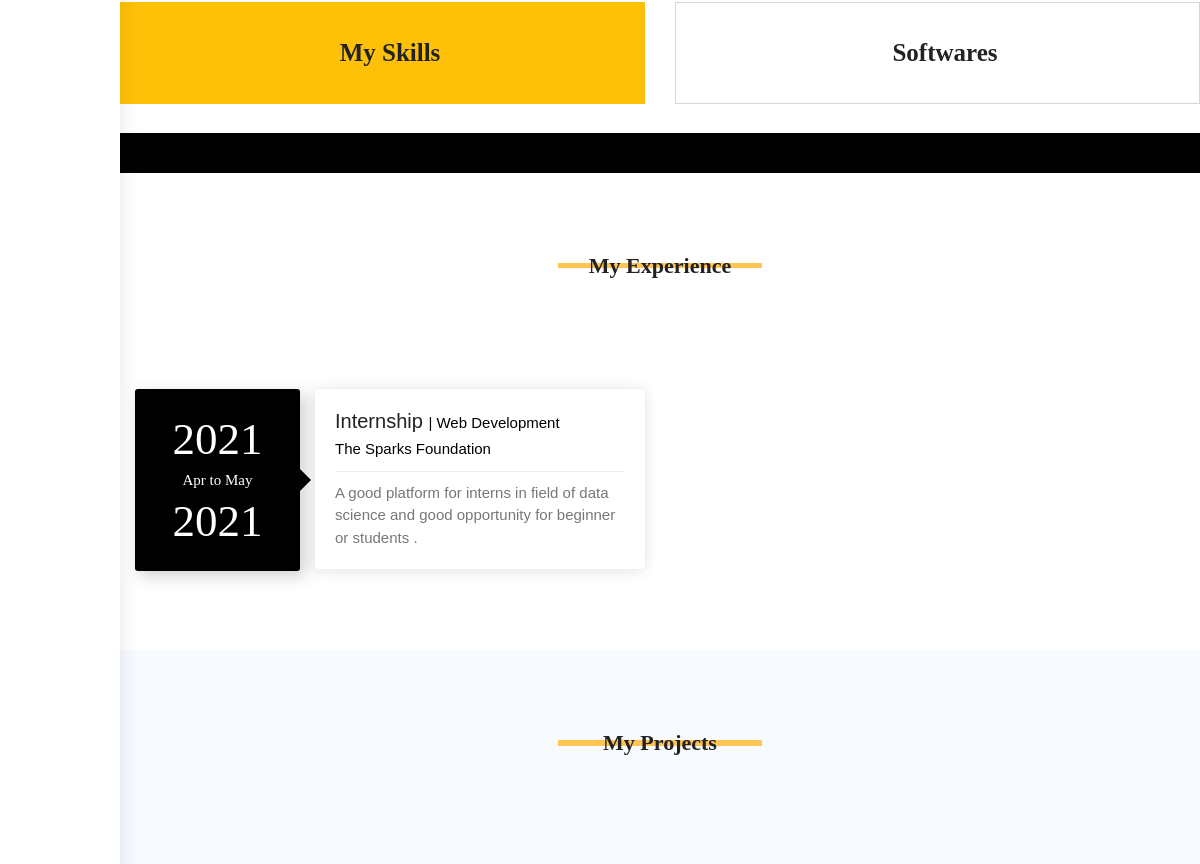
The app's page / (middle part), older data.
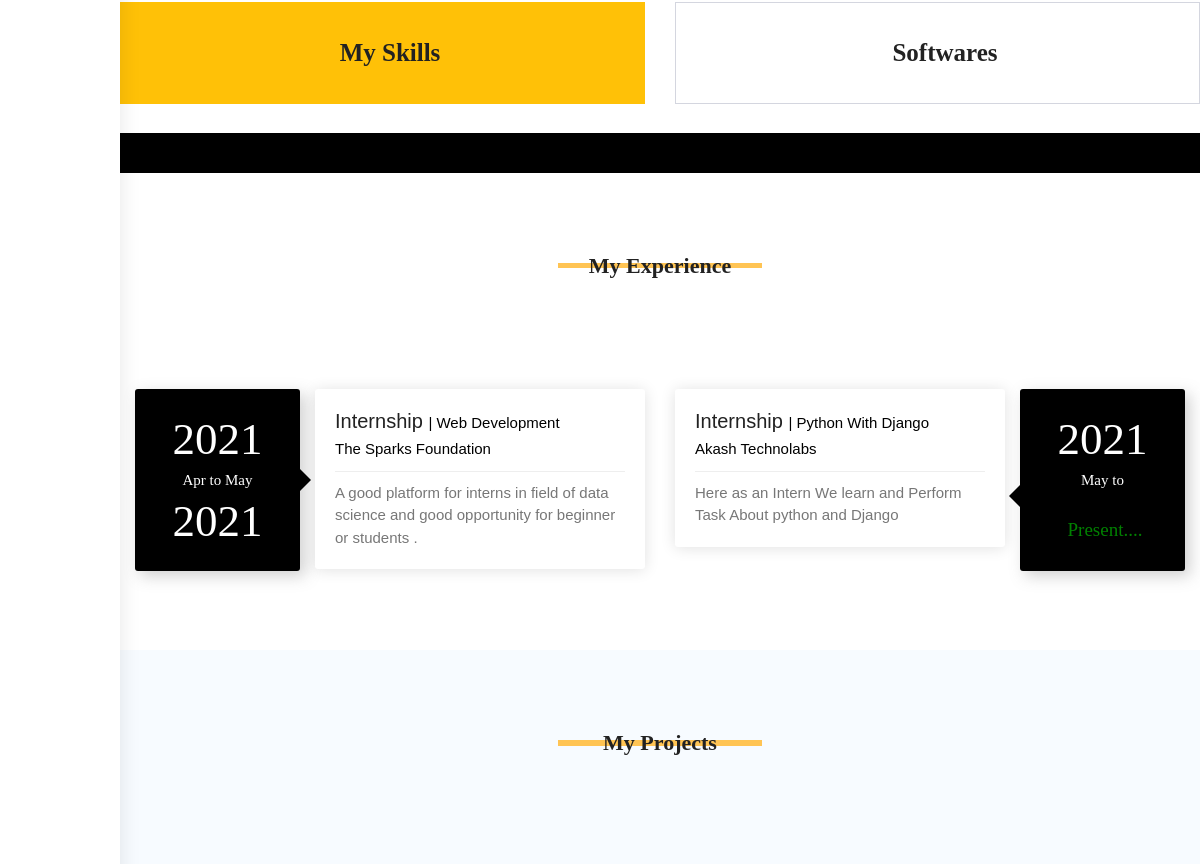
The same page, newer data.
### portapp/models.py (models this page shows)
class Experiences(models.Model):
    id=models.AutoField(primary_key=True)
    Type = models.CharField(max_length=100)
    joinDate=models.DateField()
    EndDate=models.DateField()
    Status = models.BooleanField(default=False)
    Organization = models.CharField(max_length=100)
    Title = models.CharField(max_length=100)
    Description = models.TextField()
    Colour = models.CharField(max_length=100,default='black')

### portapp/views.py (the view)
# urls.py: path('',views.portfolio,name='portfolio'),
def portfolio(req):
    details=BasicDetails.objects.all()
    otherdetails=OtherDetail.objects.all()
    resume=Resume.objects.all()
    education=Education.objects.all()
    experiences=Experiences.objects.all()
    projects=Projects.objects.all()
    softwares=Softwares.objects.all()
    skills=Skills.objects.all()
    data = BasicDetails.objects.get(id=1)
    date_birth=data.BirthDate
    age = (date.today() - date_birth) // timedelta(days=365.2425)
    context={
        'details':details,
        'otherdetails':otherdetails,
        'resume':resume,
        'education':education,
        'experiences':experiences,
        'projects':projects,
        'softwares':softwares,
        'skills':skills,
        'age':age
    }
    return render(req, 'index.html',context)

### templates/index.html (shortened to what this page needs)
<!DOCTYPE html>
{% load static %}
<html lang="en">
{% include "head.html" %}
<body>
    {% include "nav.html" %}
    <div class="port_sec_warapper">
        {% include "feature.html" %}
        {% include "experience.html" %}
        {% include "project.html" %}
    </div>
</body>
</html>

### templates/head.html (shortened to what this page needs)
{% load static %}
<head>
	<link rel="stylesheet" href="https://pro.fontawesome.com/releases/v5.10.0/css/all.css"
 />
	<link rel="stylesheet" href="{% static 'css/bootstrap.min.css' %}">
	<link rel="stylesheet" href="{% static 'css/all.min.css' %}">
	<link rel="stylesheet" href="{% static 'css/font.css' %}">
	<link rel="stylesheet" href="{% static 'css/animate.css' %}">
	<link rel="stylesheet" href="{% static 'css/magnific-popup.css' %}">
	<link rel="stylesheet" href="{% static 'css/swiper.min.css' %}">
	<link rel="stylesheet" href="{% static 'css/jquery-jvectormap-2.0.3.css' %}">
	<link rel="stylesheet" href="{% static 'css/style.css' %}">
	<link rel="stylesheet" href="{% static 'css/mystyle.css' %}">
	<link rel="stylesheet" href="{% static 'css/scrollbar.css' %}">
</head>

### templates/nav.html (shortened to what this page needs)
{% load static %}
<div class="port_sidebar_wrapper mport_sidebar_wrapper">
</div>

### templates/feature.html (shortened to what this page needs)
<section id="features" class="features" data-scroll="2">
   <div class="container">
    <ul class="nav nav-tabs row d-flex">
        <li class="nav-item col-6" data-aos="zoom-in" style="padding-left:0px">
            <a class="nav-link active show" data-bs-toggle="tab" href="#tab-1">
                <h4>My Skills</h4>
            </a>
        </li>
        <li class="nav-item col-6" data-aos="zoom-in" data-aos-delay="100" style="padding-right:0px">
            <a class="nav-link" data-bs-toggle="tab" href="#tab-2">
                <h4>Softwares</h4>
            </a>
        </li>
    </ul>
    </div>
    <div class="tab-content" data-aos="fade-up">
        <div style="background-color: black; height:20px"></div>
        <div style="background-color: black; height:20px"></div>
    </div>
</section>

### templates/experience.html (shortened to what this page needs)
<div class="port_experience_setions prt_toppadder80" data-scroll="3">
    <div class="experience_section">
        <div class="container">
            <div class="row">
                <div class="col-md-12">
                    <div class="port_heading_wrapper text-center prt_bottompadder40">
                        <div class="col-md-12 heading-section text-center ftco-animate">
                            <h2 class="port_sub_heading_sk">My Experience</h2>
                        </div>
                    </div>
                </div>
            </div>
            <div class="row exp">
            {% for exp in experiences %}
            {% if forloop.counter|divisibleby:2 %}
            <div class="col-lg-6 col-md-12">
                    <div class="exprince_box ex_rightsidebox">
                        <div class="row">
                            <div class="col-lg-8 col-md-8 col-sm-8 col-12 w-100">
                                <div class="ex_rightside">
                                    <h4>{{exp.Type}} <span data-hover="Developer"
                                            class="data_hover ex_col" style="font-size:15px">| {{exp.Title}}</span></h4>
                                    <span class="ex_col	">{{exp.Organization}}</span>
                                    <p class="ex_details">{{exp.Description}}
                                    </p>
                                </div>
                            </div>
                            <div class="col-lg-4 col-md-4 col-sm-4 col-12 padding-0 w-100">
                                <div class="ex_leftside">
                                    <h1>{{exp.joinDate|date:"Y"}}</h1>
                                    <h4>{{exp.joinDate|date:"M"}} to {% if exp.Status %}{% else %} {{exp.EndDate|date:"M"}} {% endif %} </h4>
                                    <h1>{% if exp.Status %} <span
                    style="color: green; margin-left: 5px;font-size:19px">Present....</span> {% else %} {{exp.EndDate|date:"Y"}} {% endif %}</span></h1>
                                </div>
                            </div>
                        </div>
                    </div>
                </div>
                {% else %}
                <div class="col-lg-6 col-md-12">
                    <div class="exprince_box ex_leftsidebox">
                        <div class="row">
                            <div class="col-lg-4 col-md-4 col-sm-4 col-12 padding-0 w-100">
                                <div class="ex_leftside">
                                     <h1>{{exp.joinDate|date:"Y"}}</h1>
                                    <h4>{{exp.joinDate|date:"M"}} to {% if exp.Status %}{% else %} {{exp.EndDate|date:"M"}} {% endif %} </h4>
                                    <h1>{% if exp.Status %} <span
                    style="color: green; margin-left: 5px;font-size:19px">Present....</span> {% else %} {{exp.EndDate|date:"Y"}} {% endif %}</span></h1>
                                </div>
                            </div>
                            <div class="col-lg-8 col-md-8 col-sm-8 col-12 w-100">
                                <div class="ex_rightside">
                                    <h4>{{exp.Type}} <span data-hover="Designer"
                                            class="data_hover ex_col" style="font-size:15px">| {{exp.Title}}</span></h4>
                                    <span class="ex_col">{{exp.Organization}}</span>
                                    <p class="ex_details">{{exp.Description}}
                                    </p>
                                </div>
                            </div>
                        </div>
                    </div>
                </div>
                {% endif %}
                {% endfor %}
            </div>
        </div>
    </div>
</div>

### templates/project.html (shortened to what this page needs)
<div class="port_services_setions prt_toppadder80" data-scroll="4">
    <div class="services_section">
        <div class="container">
            <div class="row">
                <div class="col-md-12">
                    <div class="port_heading_wrapper text-center prt_bottompadder40">
                        <div class="col-md-12 heading-section text-center ftco-animate">
                            <h2 class="port_sub_heading_sk">My Projects</h2>
                        </div>
                    </div>
                </div>
            </div>
        </div>
    </div>
</div>

### templates/script.html (shortened to what this page needs)
{% load static %}

### static/css/style.css (style rules this page uses)
body { margin: 0; font-family: 'Josefin Sans', sans-serif; font-weight: 400; font-size: 15px; line-height: 1.5; color: #222222; background-color: #fff; }
a, a:hover, a:focus { text-decoration:none; outline: 0; cursor: pointer; }
h1,h2,h3,h4,h5,h6 { font-family: 'Josefin Sans'; color:#222222; margin:0; padding:0; }
p { color:#777777; margin:0; padding:0; }
ul { margin: 0; padding: 0; }
.prt_toppadder80 { padding-top: 80px }
.prt_bottompadder40 { padding-bottom: 40px }
.port_sidebar_wrapper { width: 120px; text-align: center; background: white; position: fixed; left:0; height: 100%; box-shadow:0px 0px 20px 0px rgba(0, 0, 0, 0.1); z-index: 2; -webkit-transition: all 0.3s; -moz-transition: all 0.3s; -ms-transition: all 0.3s; -o-transition: all 0.3s; transition: all 0.3s; overflow-Y: auto; overflow-X: hidden; }
.port_sec_warapper { margin-left: 120px; }
.port_experience_setions { padding-bottom: 50px; }
.port_experience_setions .exprince_box { margin-bottom: 29px; -webkit-transition: all 05s; -moz-transition: all 0.5s; -ms-transition: all 0.5s; -o-transition: all 0.5s; transition: all 0.5s; }
.port_experience_setions .ex_leftside { background: #ff517e; border-radius: 3px; padding: 23px 20px; position: relative; text-align: center; box-shadow: 5px 5px 15px #9292926e; -webkit-box-shadow: 5px 5px 15px #9292926e; -moz-box-shadow: 5px 5px 15px #9292926e; }
.port_experience_setions .ex_rightside { background: #ffffff; padding: 20px; border-radius: 3px; -webkit-transition: all 05s; -moz-transition: all 0.5s; -ms-transition: all 0.5s; -o-transition: all 0.5s; transition: all 0.5s; box-shadow: 0px 1px 15px rgba(0, 0, 0, 0.12); -webkit-box-shadow: 0px 1px 15px rgba(0, 0, 0, 0.12); -moz-box-shadow: 0px 1px 15px rgba(0, 0, 0, 0.12); }
.exprince_box h1, .exprince_box h4, .exprince_box p { padding: 0; margin: 0; }
.ex_leftsidebox .ex_leftside:after { position: absolute; content: ""; right: -22px; top: 80px; border-left:11px solid #ff517e; border-right: 11px solid #ffffff00; border-top: 11px solid #ffffff00; border-bottom: 11px solid #ffffff00; }
.ex_rightsidebox .ex_leftside:after { position: absolute; content: ""; left: -22px; top: 96px; border-left: 11px solid #f6483a00; border-right:11px solid #ff517e; border-top: 11px solid #ffffff00; border-bottom: 11px solid #ffffff00; }
.port_experience_setions .ex_rightside h4 { font-size: 20px; color: #222222; font-family: 'Poppins', sans-serif; font-weight: 500; }
.ex_leftside h4 { padding: 5px 0px; font-size: 15px; color: #fff; }
.port_experience_setions .padding-0 { padding-right: 0; }
.ex_rightside .ex_details { border-top: 1px solid #eee; padding-top: 10px; margin-top: 10px; display: -webkit-box; -webkit-line-clamp: 3; -webkit-box-orient: vertical; }
.ex_leftside h1 { font-weight: 500; font-size: 45px; color: #fff; }
.ex_rightside span { display: inline-block; margin-top: 5px; }
.ex_rightsidebox .padding-0 { padding-left: 0; padding-right: 15px; }
.port_services_setions { background: #f7fbff; padding-bottom: 50px; }

### static/css/mystyle.css (style rules this page uses)
.port_sub_heading_sk { font-size: 22px; color: #222222; font-weight: 600; position: relative; -webkit-transition: all 0.3s; -moz-transition: all 0.3s; -ms-transition: all 0.3s; -o-transition: all 0.3s; transition: all 0.3s; cursor: default; z-index: 0; text-transform: capitalize; }
.port_sub_heading_sk:after { content: ""; position: absolute; background: #ffc454; left: -12%; right: -12%; top: 10px; bottom: 11px; margin: auto; z-index: -1; width: 20%; -webkit-transition: all 0.3s; -moz-transition: all 0.3s; -ms-transition: all 0.3s; -o-transition: all 0.3s; transition: all 0.5s; }
.port_progress_mainbox , .bar_sk , .exp { margin-top: 70px; }
.features .nav-tabs { border: 0; }
#features { padding-top: 20px; }
.features .nav-link { border: 1px solid #d4d6df; padding: 15px; transition: 0.3s; color: #2a2c39; border-radius: 0; display: flex; align-items: center; justify-content: center; }
.features .nav-link h4 { font-size: 25px; font-weight: 600; padding: 20px 0px; margin: 0; }
.features .nav-link.active { background: #ffc107; color: #fff; border-color: #ffc107; }
.features .tab-content { margin-top: 30px; }

### static/css/scrollbar.css (style rules this page uses)
.mCustomScrollbar { -ms-touch-action:pinch-zoom;touch-action:pinch-zoom }
.mCustomScrollbar.mCS_no_scrollbar,.mCustomScrollbar.mCS_touch_action { -ms-touch-action:auto;touch-action:auto }

Row changes from the older to the newer data that the page shows:
added Experiences: Type "Internship", Title "Python With Django", Organization "Akash Technolabs", Description "Here as an Intern We learn and Perform Task About python and Django", joinDate "2021", joinDate "May", Status "Present...."
